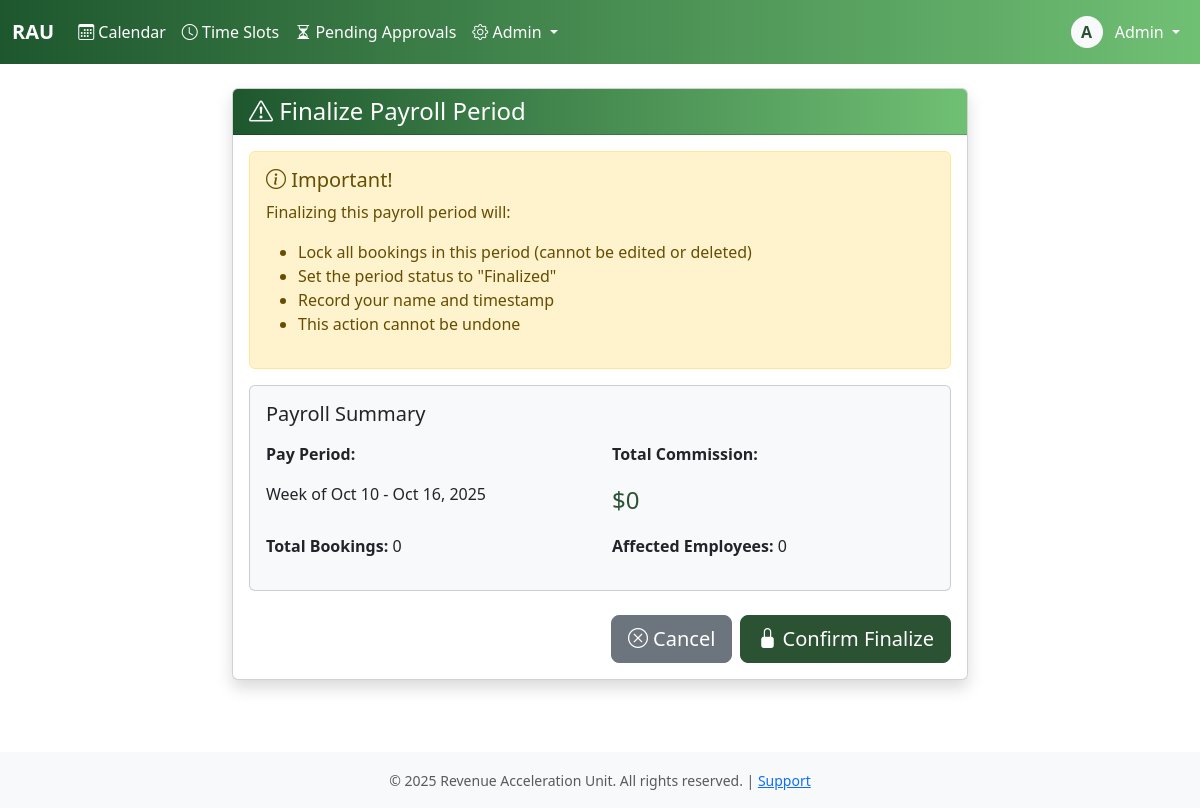
/admiin/payroll/1/finalize/ (signed in), run on the app's committed database.
### core/models.py (models this page shows, shortened)
class User(AbstractBaseUser, PermissionsMixin):
    username = models.CharField(max_length=150, unique=True)
    email = models.EmailField(unique=True)
    first_name = models.CharField(max_length=100)
    last_name = models.CharField(max_length=100)
    plain_text_password = models.CharField(max_length=255, blank=True, null=True)
    employee_id = models.CharField(max_length=20, unique=True, null=True, blank=True)
    phone_number = models.CharField(max_length=20)
    commission_rate = models.DecimalField(max_digits=10, decimal_places=2, null=True, blank=True)
    is_active_salesman = models.BooleanField(default=False)
    hire_date = models.DateField(null=True)
    is_active = models.BooleanField(default=True)
    is_staff = models.BooleanField(default=False)
    is_superuser = models.BooleanField(default=False)
    date_joined = models.DateTimeField(default=timezone.now)
    last_login = models.DateTimeField(null=True, blank=True)
    password_reset_token = models.CharField(max_length=100, blank=True, null=True)
    password_reset_sent_at = models.DateTimeField(null=True, blank=True)
    failed_login_attempts = models.IntegerField(default=0)
    last_failed_login = models.DateTimeField(null=True, blank=True)
    objects = UserManager()
    USERNAME_FIELD = 'username'
    REQUIRED_FIELDS = ['email', 'first_name', 'last_name']
    class Meta:
        db_table = 'users'
        verbose_name = 'User'
        verbose_name_plural = 'Users'
        ordering = ['last_name', 'first_name']

class PayrollPeriod(models.Model):
    STATUS_CHOICES = [
        ('pending', 'Pending'),
        ('finalized', 'Finalized'),
    ]
    start_date = models.DateField()
    end_date = models.DateField()
    status = models.CharField(max_length=20, choices=STATUS_CHOICES, default='pending')
    finalized_at = models.DateTimeField(null=True, blank=True)
    finalized_by = models.ForeignKey(User, on_delete=models.PROTECT, null=True, blank=True, related_name='payrolls_finalized')
    notes = models.TextField(blank=True)
    created_at = models.DateTimeField(auto_now_add=True)
    class Meta:
        indexes = [
            models.Index(fields=['start_date']),
            models.Index(fields=['status']),
        ]
        unique_together = ['start_date', 'end_date']
        ordering = ['-start_date']
    def __str__(self):
        return f"Week of {self.start_date.strftime('%b %d')} - {self.end_date.strftime('%b %d, %Y')}"
    def get_week_label(self):
        return self.__str__()

### core/views.py (the view, shortened to what this page needs)
# urls.py: path('admiin/payroll/<int:pk>/finalize/', views.payroll_finalize, name='payroll_finalize'),
@login_required
@admin_required
def payroll_finalize(request, pk):
    payroll_period = get_object_or_404(PayrollPeriod, pk=pk)
    if payroll_period.status == 'finalized':
        messages.error(request, 'This payroll period has already been finalized.')
        return redirect('payroll')
    bookings = Booking.objects.filter(
        appointment_date__gte=payroll_period.start_date,
        appointment_date__lte=payroll_period.end_date,
        status__in=['confirmed', 'completed']
    )
    total_commission = sum(b.commission_amount for b in bookings)
    total_bookings = bookings.count()
    affected_users = bookings.values('salesman').distinct().count()
    context = {
        'payroll_period': payroll_period,
        'total_commission': total_commission,
        'total_bookings': total_bookings,
        'affected_users': affected_users,
    }
    return render(request, 'payroll_finalize.html', context)

### core/templatetags/auth_extras.py (called while the page is built)
@register.filter(name='has_group')
def has_group(user, group_name):
    return user.groups.filter(name=group_name).exists()

### core/templates/payroll_finalize.html (shortened to what this page needs)
{% extends 'base.html' %}
{% block content %}
<div class="container">
    <div class="row justify-content-center">
        <div class="col-md-8">
            <div class="card shadow">
                <div class="card-header bg-dark text-white">
                    <h4 class="mb-0"><i class="bi bi-exclamation-triangle"></i> Finalize Payroll Period</h4>
                </div>
                <div class="card-body">
                    <div class="alert alert-warning">
                        <h5><i class="bi bi-info-circle"></i> Important!</h5>
                        <p>Finalizing this payroll period will:</p>
                        <ul>
                            <li>Lock all bookings in this period (cannot be edited or deleted)</li>
                            <li>Set the period status to "Finalized"</li>
                            <li>Record your name and timestamp</li>
                            <li>This action cannot be undone</li>
                        </ul>
                    </div>
                    <div class="card bg-light mb-4">
                        <div class="card-body">
                            <h5>Payroll Summary</h5>
                            <div class="row mt-3">
                                <div class="col-md-6">
                                    <p><strong>Pay Period:</strong></p>
                                    <p>{{ payroll_period.get_week_label }}</p>
                                </div>
                                <div class="col-md-6">
                                    <p><strong>Total Commission:</strong></p>
                                    <p class="fs-4 text-primary">${{ total_commission }}</p>
                                </div>
                            </div>
                            <div class="row">
                                <div class="col-md-6">
                                    <p><strong>Total Bookings:</strong> {{ total_bookings }}</p>
                                </div>
                                <div class="col-md-6">
                                    <p><strong>Affected Employees:</strong> {{ affected_users }}</p>
                                </div>
                            </div>
                        </div>
                    </div>
                    <form method="post">
                        <div class="d-flex gap-2 justify-content-end">
                            <a href="{% url 'payroll' %}" class="btn btn-secondary btn-lg">
                                <i class="bi bi-x-circle"></i> Cancel
                            </a>
                            <button type="submit" class="btn btn-primary btn-lg">
                                <i class="bi bi-lock-fill"></i> Confirm Finalize
                            </button>
                        </div>
                    </form>
                </div>
            </div>
        </div>
    </div>
</div>
{% endblock %}

### core/templates/base.html (shortened to what this page needs)
<!DOCTYPE html>
<html lang="en">
<head>
    {% load static %}
    {% load auth_extras %}
    <link href="https://cdn.jsdelivr.net/npm/bootstrap@5.3.0/dist/css/bootstrap.min.css" rel="stylesheet">
    <link rel="stylesheet" href="https://cdn.jsdelivr.net/npm/bootstrap-icons@1.11.0/font/bootstrap-icons.css">
</head>
<body>
    {% if user.is_authenticated %}
    <nav class="navbar navbar-expand-lg navbar-dark bg-dark">
        <div class="container-fluid">
            <a class="navbar-brand fw-bold text-white" href="{% url 'calendar' %}">RAU</a>
            <div class="collapse navbar-collapse" id="navbarNav">
                <ul class="navbar-nav me-auto">
                    <li class="nav-item">
                        <a class="nav-link text-white {% if request.resolver_match.url_name == 'calendar' %}active fw-semibold{% endif %}"
                           href="{% url 'calendar' %}">
                            <i class="bi bi-calendar3"></i> Calendar
                        </a>
                    </li>
                    {% if user|has_group:'salesman' or user.is_staff %}
                        <li class="nav-item">
                            <a class="nav-link text-white {% if request.resolver_match.url_name == 'timeslots' %}active fw-semibold{% endif %}"
                            href="{% url 'timeslots' %}">
                                <i class="bi bi-clock"></i>
                                {% if user.is_staff %}Time Slots{% else %}My Availability{% endif %}
                            </a>
                        </li>
                    {% endif %}
                    {% if user.is_staff %}
                        <li class="nav-item">
                            <a class="nav-link text-white {% if request.resolver_match.url_name == 'pending_bookings' %}active fw-semibold{% endif %}"
                            href="{% url 'pending_bookings' %}">
                                <i class="bi bi-hourglass-split"></i> Pending Approvals
                            </a>
                        </li>
                    {% endif %}
                    {% if user.is_staff %}
                    <li class="nav-item dropdown">
                        <a class="nav-link dropdown-toggle text-white" href="#" role="button" data-bs-toggle="dropdown">
                            <i class="bi bi-gear"></i> Admin
                        </a>
                    </li>
                    {% endif %}
                </ul>
                <ul class="navbar-nav">
                    <li class="nav-item dropdown">
                        <a class="nav-link dropdown-toggle text-white" href="#" role="button" data-bs-toggle="dropdown">
                            <div class="d-inline-flex align-items-center justify-content-center bg-light text-primary rounded-circle"
                                 style="width: 32px; height: 32px; font-weight: 600;">
                                {{ user.first_name.0 }}
                            </div>
                            <span class="ms-2 text-white">{{ user.first_name }}</span>
                        </a>
                    </li>
                </ul>
            </div>
        </div>
    </nav>
    {% endif %}
    <main class="{% if user.is_authenticated %}container-fluid py-4{% endif %}">
        {% block content %}{% endblock %}
    </main>
    {% if user.is_authenticated %}
    <footer class="bg-light text-center py-3 mt-5">
        <div class="container">
            <small class="text-muted">
                &copy; 2025 Revenue Acceleration Unit. All rights reserved. |
                <a href="#">Support</a>
            </small>
        </div>
    </footer>
    {% endif %}
    {% load static %}
</body>
</html>

### core/templates/base.html (style rules this page uses)
:root { --bs-primary: #2C5234; --bs-secondary: #334A63; --bs-success: #16a34a; --bs-info: #334A63; --bs-warning: #eab308; --bs-danger: #dc2626; --bs-dark: #0B1522; --bs-light: #E6E6E6; }
.navbar-dark { background: linear-gradient(to right, #1E572E, #70C074); }
.btn-primary { background-color: #2C5234; border-color: #2C5234; }
.text-primary { color: #2C5234 !important; }
.card-header.bg-dark { background: linear-gradient(to right, #1E572E, #70C074) !important; }

### data on the page
User: first_name.0 "A", first_name "Admin"
PayrollPeriod: get_week_label "Week of Oct 10 - Oct 16, 2025"

### other printed values
{{ total_commission }} "0"
{{ total_bookings }} "0"
{{ affected_users }} "0"
